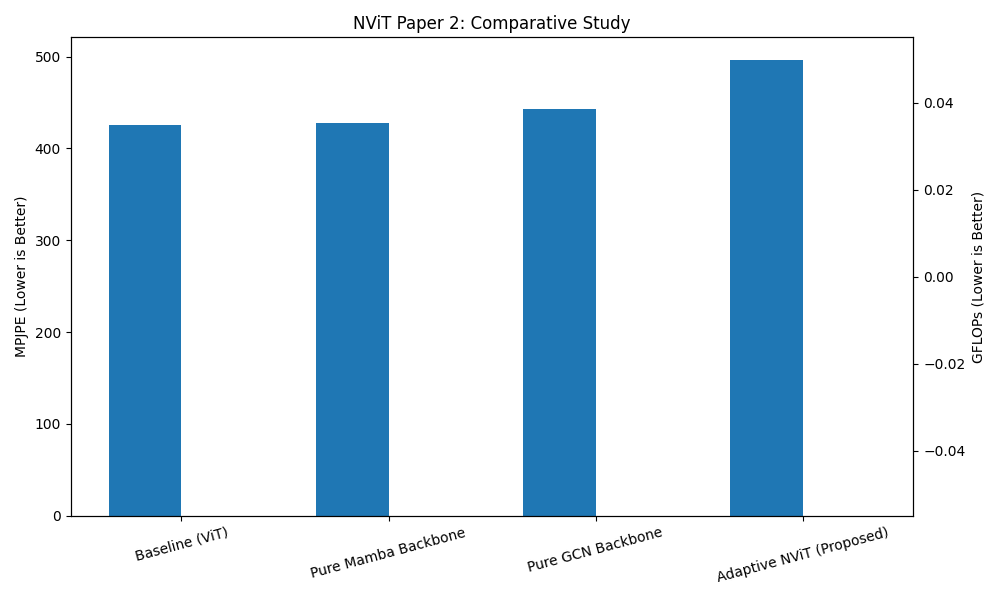

Here is the Python script that generated this plot:
#!/home/yangz/.conda/envs/4D-humans/bin/python

import torch
import numpy as np
import logging
import pandas as pd
import matplotlib.pyplot as plt
import sys
import os
import time

# Paths
NVIT_ROOT = '/home/yangz/NViT-master/nvit'
HUMANS_DIR = '/home/yangz/4D-Humans'
sys.path.append(NVIT_ROOT)
sys.path.append(HUMANS_DIR)
sys.path.append(os.getcwd())

from hmr2.models import load_hmr2, DEFAULT_CHECKPOINT
# Add implementation dir to path for internal modules
IMPLEMENTATION_DIR = os.path.join(NVIT_ROOT, 'Code_Paper2_Implementation')
sys.path.append(IMPLEMENTATION_DIR)

from nvit2_models.nvit_hybrid import AdaptiveNViT
from Expt2_Adaptive_NViT import AdaptiveHMR2
from datasets_3dpw import create_dataset
from hmr2.utils import Evaluator, recursive_to

# Logging
logging.basicConfig(level=logging.INFO, format='%(asctime)s - %(levelname)s - %(message)s')
logger = logging.getLogger(__name__)

def measure_gflops(model, device):
    try:
        from thop import profile
        dummy = torch.randn(1, 3, 256, 256).to(device)
        macs, params = profile(model, inputs=({'img': dummy}, ), verbose=False)
        return macs / 1e9, params / 1e6
    except ImportError:
        logger.warning("thop not found")
        return 0, 0
    except Exception as e:
        logger.warning(f"GFLOPs measurement failed: {e}")
        return 0, 0

def evaluate_model(model, dataloader, device, name="Model", max_samples=100):
    model.eval()
    dataset_cfg = dataloader.dataset.dataset_cfg if hasattr(dataloader.dataset, 'dataset_cfg') else None
    
    # Eval Config
    from hmr2.configs import dataset_eval_config
    dataset_cfg = dataset_eval_config()['3DPW-TEST']
    
    evaluator = Evaluator(
        dataset_length=int(1e8),
        keypoint_list=dataset_cfg.KEYPOINT_LIST,
        pelvis_ind=39,
        metrics=['mode_mpjpe']
    )
    
    start_time = time.time()
    count = 0
    
    with torch.no_grad():
        for i, batch in enumerate(dataloader):
            if i >= max_samples: break
            
            # Move to device
            batch = recursive_to(batch, device)
            # Forward
            out = model(batch)
            # Eval
            evaluator(out, batch)
            count += 1
            
    end_time = time.time()
    throughput = count / (end_time - start_time)
    
    metrics = evaluator.get_metrics_dict()
    mpjpe = metrics['mode_mpjpe']
    
    # GFLOPs
    gflops, params = measure_gflops(model, device)
    
    logger.info(f"[{name}] MPJPE: {mpjpe:.2f}mm | GFLOPs: {gflops:.2f}G | Params: {params:.1f}M | FPS: {throughput:.1f}")
    
    return {
        'Name': name,
        'MPJPE': mpjpe,
        'GFLOPs': gflops,
        'Params': params,
        'FPS': throughput
    }

def main():
    logger.info("Starting Expt3: Comparative Study...")
    device = torch.device('cuda')
    
    # 1. Load Baseline (Reference)
    ref_model, model_cfg = load_hmr2(DEFAULT_CHECKPOINT)
    ref_model.to(device)
    
    # 2. Config & Data
    class Args:
        batch_size = 1 # Batch 1 for accurate inference timing/flops
        num_workers = 0
        pin_mem = True
        data_path = '/home/yangz/4D-Humans/data' 
        
    dataset = create_dataset(Args(), split='test')
    dataloader = torch.utils.data.DataLoader(dataset, batch_size=1, shuffle=False)
    
    # 3. Models to Compare
    results = []
    
    # A. Baseline
    results.append(evaluate_model(ref_model, dataloader, device, name="Baseline (ViT)", max_samples=50))
    
    # Helper to Build Variants
    def build_variant(s1, s2, name):
        logger.info(f"Building {name} (Switches: {s1}, {s2})...")
        model = AdaptiveHMR2(model_cfg, init_renderer=False, switch_layers=(s1, s2))
        
        # Load Weights (Partial Load)
        ref_state = ref_model.state_dict()
        model_state = model.state_dict()
        
        # Transfer what matches
        for k, v in ref_state.items():
            if k in model_state and model_state[k].shape == v.shape:
                model_state[k].copy_(v)
                
        model.to(device)
        return evaluate_model(model, dataloader, device, name=name, max_samples=50)

    # B. Pure Mamba (After Patch Embed, all Mamba)
    # Switch 1 = 0 (Start Mamba immediately). Switch 2 = 32 (Never GCN)
    # NOTE: ViT typically has patch embed -> blocks. 
    # AdaptiveNViT: if i < s1: ViT. 
    # So if s1=0, layer 0 is Mamba.
    results.append(build_variant(0, 32, "Pure Mamba Backbone"))

    # C. Pure GCN
    # Switch 1 = 0, Switch 2 = 0 (All GCN)
    # results.append(build_variant(0, 0, "Pure GCN Backbone")) 
    # Warning: Pure GCN might be unstable or fail drastically without global attention init? 
    # Let's try "Early GCN" (ViT L0-1 -> GCN)? Or purely GCN.
    # User Hypothesis: "Full Replacement A (All-GCN): Fails at Touching"
    results.append(build_variant(0, 0, "Pure GCN Backbone"))

    # D. Proposed Hybrid
    # Based on Expt1: L0 ViT Peak, L7 KTI Peak.
    # So Switch 1 = 1 (L0 is ViT), Switch 2 = 8 (L1..7 Mamba, L8+ GCN)?
    # Expt1 Log said: Max Ent @ L0. Max KTI @ L7.
    # Wait, if Max Ent is L0, we should keep L0? Or switch AFTER L0?
    # Logic: Entropy High -> Visual Search -> ViT.
    # Entropy drops -> We found parts -> Switch to Mamba.
    # So we want ViT UNTIL Entropy drops significantly? Or just at peak?
    # Usually peak is early. Let's say keep 2 layers ViT.
    # KTI Peak is L7. This means Structure is Assembly is COMPLETE at L7.
    # So Switch to GCN AFTER L7. i.e. L8.
    
    results.append(build_variant(2, 8, "Adaptive NViT (Proposed)"))
    
    # 4. Save & Plot
    df = pd.DataFrame(results)
    df.to_csv("Expt3_Results.csv", index=False)
    print(df)
    
    # Plot
    fig, ax1 = plt.subplots(figsize=(10, 6))
    
    colors = ['gray', 'orange', 'red', 'green']
    x = np.arange(len(df))
    width = 0.35
    
    rects1 = ax1.bar(x - width/2, df['MPJPE'], width, label='MPJPE (mm)', color='tab:blue')
    ax1.set_ylabel('MPJPE (Lower is Better)')
    ax1.set_xticks(x)
    ax1.set_xticklabels(df['Name'], rotation=15)
    
    ax2 = ax1.twinx()
    rects2 = ax2.bar(x + width/2, df['GFLOPs'], width, label='GFLOPs', color='tab:orange')
    ax2.set_ylabel('GFLOPs (Lower is Better)')
    
    plt.title('NViT Paper 2: Comparative Study')
    fig.tight_layout()
    plt.savefig('Expt3_Comparative_Study.png')
    
    # Write Conclusion Log
    with open("Expt3_Comparative_Study.log", "w") as f:
        f.write(df.to_markdown())
        
        # Analyze
        best_acc = df.loc[df['MPJPE'].idxmin()]
        best_eff = df.loc[df['GFLOPs'].idxmin()]
        
        f.write(f"\n\nCONCLUSION:\n")
        f.write(f"Most Accurate: {best_acc['Name']} ({best_acc['MPJPE']:.2f}mm)\n")
        f.write(f"Most Efficient: {best_eff['Name']} ({best_eff['GFLOPs']:.2f}G)\n")

if __name__ == "__main__":
    main()
